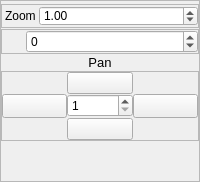
                        <widget class="QFrame" name="frme_cam_view">
                         <property name="frameShape">
                          <enum>QFrame::StyledPanel</enum>
                         </property>
                         <property name="frameShadow">
                          <enum>QFrame::Plain</enum>
                         </property>
                         <layout class="QVBoxLayout" name="layout_vrt_frme_cam_view">
                          <property name="spacing">
                           <number>1</number>
                          </property>
                          <property name="leftMargin">
                           <number>0</number>
                          </property>
                          <property name="topMargin">
                           <number>3</number>
                          </property>
                          <property name="rightMargin">
                           <number>0</number>
                          </property>
                          <property name="bottomMargin">
                           <number>0</number>
                          </property>
                          <item>
                           <widget class="QFrame" name="frme_zoom_cap">
                            <property name="sizePolicy">
                             <sizepolicy hsizetype="Preferred" vsizetype="Preferred">
                              <horstretch>0</horstretch>
                              <verstretch>0</verstretch>
                             </sizepolicy>
                            </property>
                            <property name="frameShape">
                             <enum>QFrame::StyledPanel</enum>
                            </property>
                            <property name="frameShadow">
                             <enum>QFrame::Plain</enum>
                            </property>
                            <layout class="QHBoxLayout" name="layout_hrz_frme_zoom_cap">
                             <property name="spacing">
                              <number>3</number>
                             </property>
                             <property name="leftMargin">
                              <number>3</number>
                             </property>
                             <property name="topMargin">
                              <number>1</number>
                             </property>
                             <property name="rightMargin">
                              <number>0</number>
                             </property>
                             <property name="bottomMargin">
                              <number>1</number>
                             </property>
                             <item>
                              <widget class="QLabel" name="lbl_static_zoom">
                               <property name="sizePolicy">
                                <sizepolicy hsizetype="Preferred" vsizetype="Maximum">
                                 <horstretch>0</horstretch>
                                 <verstretch>0</verstretch>
                                </sizepolicy>
                               </property>
                               <property name="maximumSize">
                                <size>
                                 <width>16777215</width>
                                 <height>20</height>
                                </size>
                               </property>
                               <property name="text">
                                <string>Zoom</string>
                               </property>
                               <property name="alignment">
                                <set>Qt::AlignLeading|Qt::AlignLeft|Qt::AlignVCenter</set>
                               </property>
                              </widget>
                             </item>
                             <item>
                              <widget class="QDoubleSpinBox" name="spbx_dbl_zoom_img">
                               <property name="sizePolicy">
                                <sizepolicy hsizetype="Expanding" vsizetype="Preferred">
                                 <horstretch>0</horstretch>
                                 <verstretch>0</verstretch>
                                </sizepolicy>
                               </property>
                               <property name="maximumSize">
                                <size>
                                 <width>1000</width>
                                 <height>20</height>
                                </size>
                               </property>
                               <property name="decimals">
                                <number>2</number>
                               </property>
                               <property name="minimum">
                                <double>0.010000000000000</double>
                               </property>
                               <property name="maximum">
                                <double>3.000000000000000</double>
                               </property>
                               <property name="singleStep">
                                <double>0.100000000000000</double>
                               </property>
                               <property name="value">
                                <double>1.000000000000000</double>
                               </property>
                              </widget>
                             </item>
                            </layout>
                           </widget>
                          </item>
                          <item>
                           <widget class="QFrame" name="frme_rotate_cap">
                            <property name="sizePolicy">
                             <sizepolicy hsizetype="Preferred" vsizetype="Preferred">
                              <horstretch>0</horstretch>
                              <verstretch>0</verstretch>
                             </sizepolicy>
                            </property>
                            <property name="frameShape">
                             <enum>QFrame::StyledPanel</enum>
                            </property>
                            <property name="frameShadow">
                             <enum>QFrame::Plain</enum>
                            </property>
                            <layout class="QHBoxLayout" name="layout_hrz_frme_rotate_cap">
                             <property name="spacing">
                              <number>0</number>
                             </property>
                             <property name="leftMargin">
                              <number>0</number>
                             </property>
                             <property name="topMargin">
                              <number>0</number>
                             </property>
                             <property name="rightMargin">
                              <number>0</number>
                             </property>
                             <property name="bottomMargin">
                              <number>0</number>
                             </property>
                             <item>
                              <widget class="QLabel" name="lbl_static_icon_rotate">
                               <property name="maximumSize">
                                <size>
                                 <width>24</width>
                                 <height>24</height>
                                </size>
                               </property>
                               <property name="text">
                                <string/>
                               </property>
                               <property name="pixmap">
                                <pixmap>Resources/rotate_cw.jpg</pixmap>
                               </property>
                               <property name="scaledContents">
                                <bool>true</bool>
                               </property>
                              </widget>
                             </item>
                             <item>
                              <widget class="QSpinBox" name="spbx_rotate_img">
                               <property name="sizePolicy">
                                <sizepolicy hsizetype="Preferred" vsizetype="Preferred">
                                 <horstretch>0</horstretch>
                                 <verstretch>0</verstretch>
                                </sizepolicy>
                               </property>
                               <property name="wrapping">
                                <bool>true</bool>
                               </property>
                               <property name="maximum">
                                <number>359</number>
                               </property>
                               <property name="singleStep">
                                <number>1</number>
                               </property>
                               <property name="value">
                                <number>0</number>
                               </property>
                              </widget>
                             </item>
                            </layout>
                           </widget>
                          </item>
                          <item>
                           <widget class="QLabel" name="lbl_static_pan">
                            <property name="sizePolicy">
                             <sizepolicy hsizetype="Preferred" vsizetype="Maximum">
                              <horstretch>0</horstretch>
                              <verstretch>0</verstretch>
                             </sizepolicy>
                            </property>
                            <property name="font">
                             <font>
                              <pointsize>10</pointsize>
                             </font>
                            </property>
                            <property name="text">
                             <string>Pan</string>
                            </property>
                            <property name="alignment">
                             <set>Qt::AlignCenter</set>
                            </property>
                           </widget>
                          </item>
                          <item>
                           <widget class="QFrame" name="frme_pan_buttons">
                            <property name="frameShape">
                             <enum>QFrame::StyledPanel</enum>
                            </property>
                            <property name="frameShadow">
                             <enum>QFrame::Plain</enum>
                            </property>
                            <layout class="QGridLayout" name="layout_grid_frme_pan_buttons">
                             <property name="leftMargin">
                              <number>0</number>
                             </property>
                             <property name="topMargin">
                              <number>0</number>
                             </property>
                             <property name="rightMargin">
                              <number>0</number>
                             </property>
                             <property name="bottomMargin">
                              <number>0</number>
                             </property>
                             <property name="spacing">
                              <number>0</number>
                             </property>
                             <item row="0" column="1">
                              <widget class="QPushButton" name="btn_pan_up">
                               <property name="minimumSize">
                                <size>
                                 <width>33</width>
                                 <height>0</height>
                                </size>
                               </property>
                               <property name="text">
                                <string/>
                               </property>
                               <property name="icon">
                                <iconset>
                                 <normaloff>Resources/up_arrow.jpg</normaloff>Resources/up_arrow.jpg</iconset>
                               </property>
                               <property name="iconSize">
                                <size>
                                 <width>15</width>
                                 <height>15</height>
                                </size>
                               </property>
                              </widget>
                             </item>
                             <item row="1" column="0">
                              <widget class="QPushButton" name="btn_pan_left">
                               <property name="minimumSize">
                                <size>
                                 <width>0</width>
                                 <height>24</height>
                                </size>
                               </property>
                               <property name="text">
                                <string/>
                               </property>
                               <property name="icon">
                                <iconset>
                                 <normaloff>Resources/left_arrow.jpg</normaloff>Resources/left_arrow.jpg</iconset>
                               </property>
                               <property name="iconSize">
                                <size>
                                 <width>15</width>
                                 <height>15</height>
                                </size>
                               </property>
                              </widget>
                             </item>
                             <item row="1" column="2">
                              <widget class="QPushButton" name="btn_pan_right">
                               <property name="minimumSize">
                                <size>
                                 <width>0</width>
                                 <height>24</height>
                                </size>
                               </property>
                               <property name="text">
                                <string/>
                               </property>
                               <property name="icon">
                                <iconset>
                                 <normaloff>Resources/right_arrow.jpg</normaloff>Resources/right_arrow.jpg</iconset>
                               </property>
                               <property name="iconSize">
                                <size>
                                 <width>15</width>
                                 <height>15</height>
                                </size>
                               </property>
                              </widget>
                             </item>
                             <item row="2" column="1">
                              <widget class="QPushButton" name="btn_pan_down">
                               <property name="minimumSize">
                                <size>
                                 <width>33</width>
                                 <height>0</height>
                                </size>
                               </property>
                               <property name="text">
                                <string/>
                               </property>
                               <property name="icon">
                                <iconset>
                                 <normaloff>Resources/down_arrow.jpg</normaloff>Resources/down_arrow.jpg</iconset>
                               </property>
                               <property name="iconSize">
                                <size>
                                 <width>15</width>
                                 <height>15</height>
                                </size>
                               </property>
                              </widget>
                             </item>
                             <item row="1" column="1">
                              <widget class="QSpinBox" name="spbx_pan_inc">
                               <property name="minimum">
                                <number>1</number>
                               </property>
                              </widget>
                             </item>
                            </layout>
                           </widget>
                          </item>
                          <item>
                           <spacer name="spacer_vrt_frme_cam_view">
                            <property name="orientation">
                             <enum>Qt::Vertical</enum>
                            </property>
                            <property name="sizeType">
                             <enum>QSizePolicy::MinimumExpanding</enum>
                            </property>
                            <property name="sizeHint" stdset="0">
                             <size>
                              <width>20</width>
                              <height>40</height>
                             </size>
                            </property>
                           </spacer>
                          </item>
                         </layout>
                        </widget>
